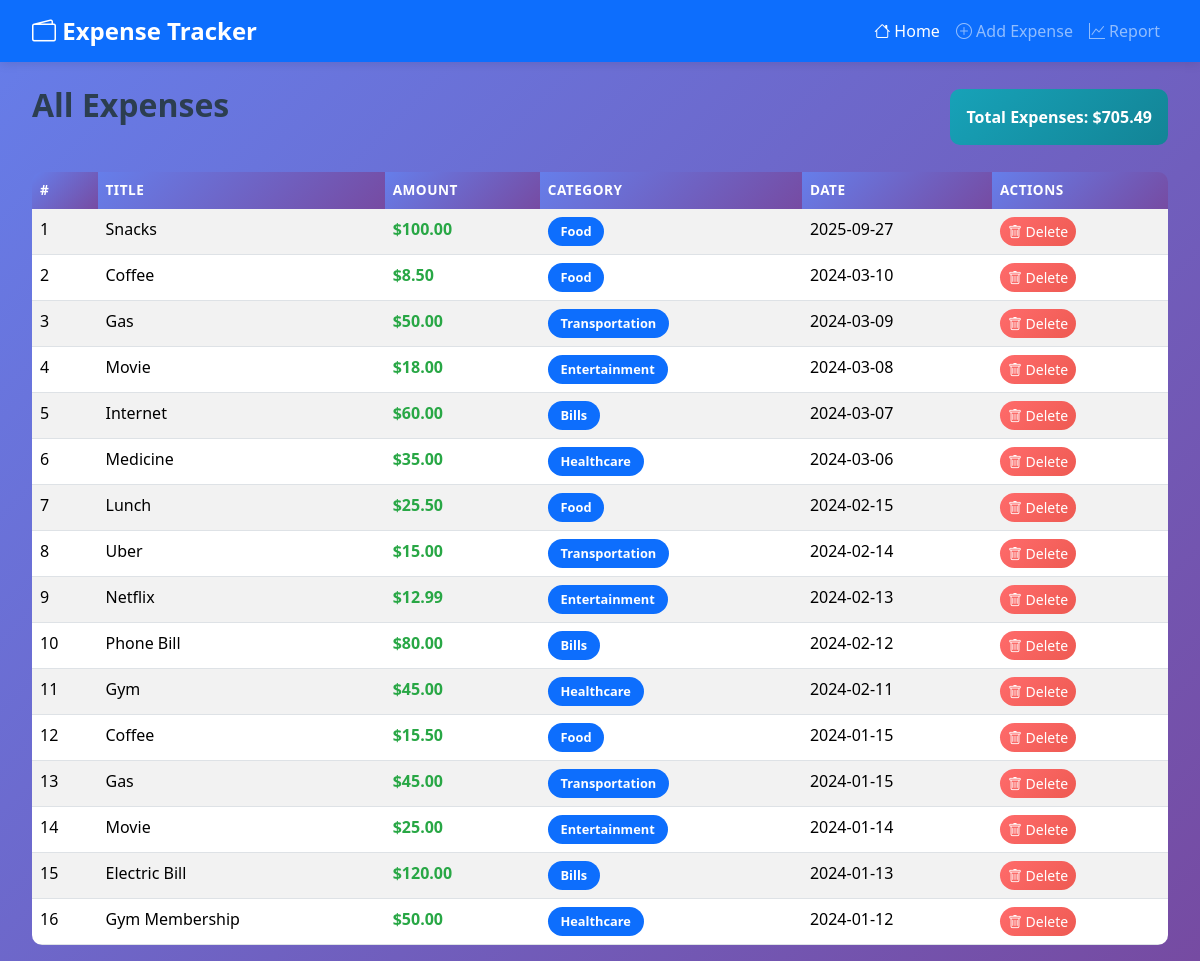
Before: / with the older database file.
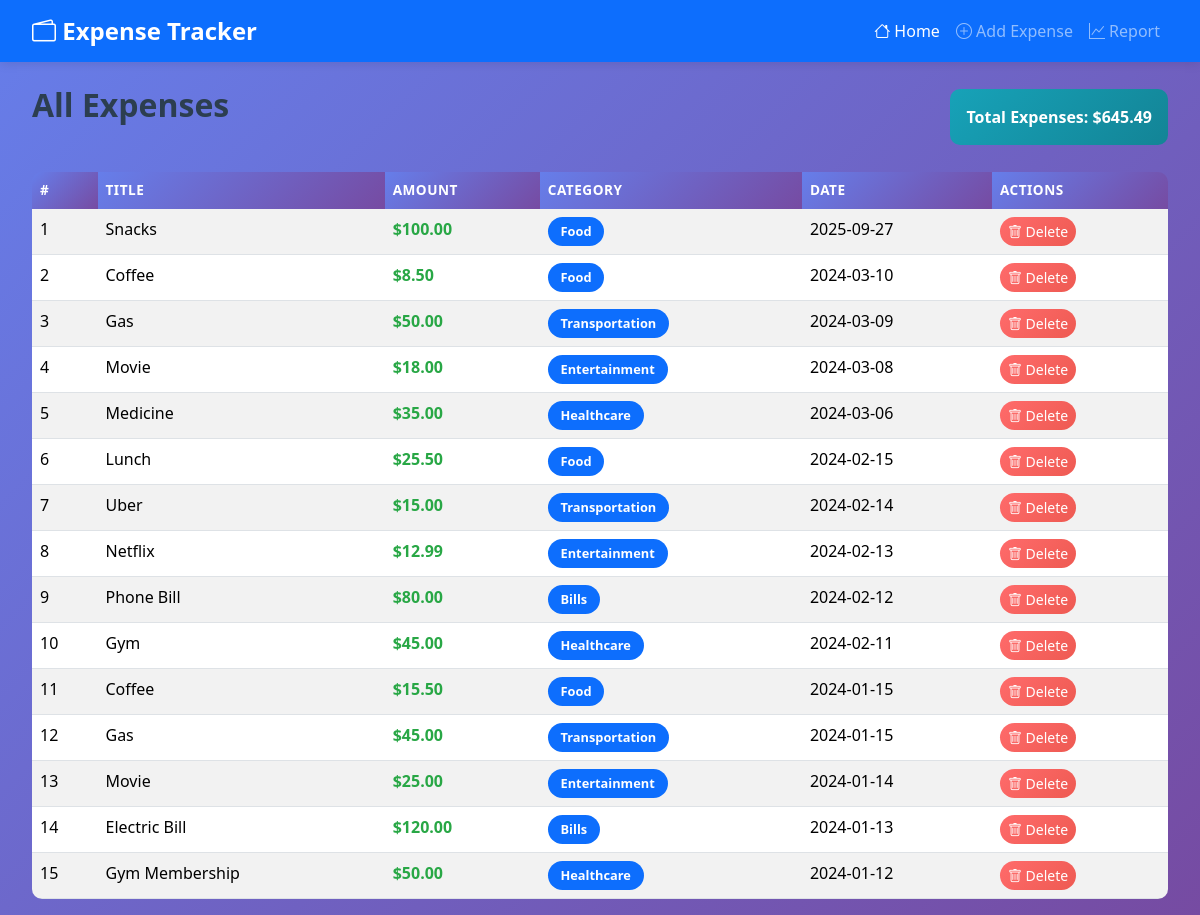
After: the same page with the newer database file.
### tables this page shows
CREATE TABLE expenses (
                id INTEGER PRIMARY KEY AUTOINCREMENT,
                title TEXT NOT NULL,
                amount REAL NOT NULL,
                category TEXT NOT NULL,
                date TEXT NOT NULL
            );

### app.py (the view)
@app.route('/')
def index():
    conn = get_db_connection()
    expenses = conn.execute("SELECT * FROM expenses ORDER BY date DESC").fetchall()
    total = conn.execute("SELECT SUM(amount) FROM expenses").fetchone()[0] or 0
    conn.close()
    return render_template('index.html', expenses=expenses, total=total)

### app.py (called while the page is built)
def get_db_connection():
    conn = sqlite3.connect(DB_NAME)
    conn.row_factory = sqlite3.Row
    return conn

### templates/index.html (shortened to what this page needs)
{% extends "base.html" %}
{% block content %}
<div class="d-flex justify-content-between align-items-center mb-4">
    <h2>All Expenses</h2>
    <div class="alert alert-info mb-0">
        <strong>Total Expenses: ${{ "%.2f"|format(total) }}</strong>
    </div>
</div>
{% if expenses %}
<div class="table-responsive">
    <table class="table table-striped table-hover">
        <thead class="table-dark">
            <tr>
                <th>#</th>
                <th>Title</th>
                <th>Amount</th>
                <th>Category</th>
                <th>Date</th>
                <th>Actions</th>
            </tr>
        </thead>
        <tbody>
            {% for expense in expenses %}
            <tr>
                <td>{{ loop.index }}</td>
                <td>{{ expense.title }}</td>
                <td class="text-success fw-bold">${{ "%.2f"|format(expense.amount) }}</td>
                <td>
                    <span class="badge bg-primary">{{ expense.category }}</span>
                </td>
                <td>{{ expense.date }}</td>
                <td>
                    <a href="/delete/{{ expense.id }}" class="btn btn-danger btn-sm"
                       onclick="return confirm('Are you sure you want to delete this expense?')">
                        <i class="bi bi-trash"></i> Delete
                    </a>
                </td>
            </tr>
            {% endfor %}
        </tbody>
    </table>
</div>
{% else %}
<div class="text-center py-5">
    <h4 class="text-muted">No expenses found</h4>
    <p class="text-muted">Start by adding your first expense!</p>
    <a href="/add" class="btn btn-primary">Add Expense</a>
</div>
{% endif %}
{% endblock %}

Changed rows visible on the page:
removed expenses: title "Internet", amount "60.00", category "Bills", date "2024-03-07"
Other visible differences:
{{ "%.2f"|format(total) }}: "705.49" → "645.49"
